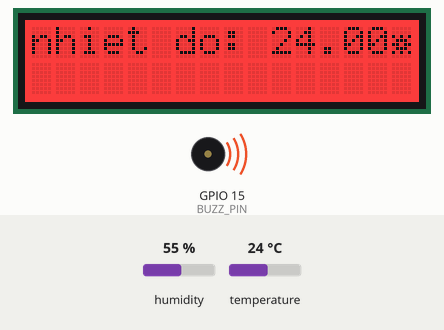
A sketch run on a simulated ESP32. On the bench: 16×2 character LCD, buzzer (waves = sounding). Inputs (shaded band) come from the test bench; at power-on: temperature 24 °C, humidity 55 %. WiFi joins after 1.5 s; servers stay silent unless stated; uploads are accepted with an empty reply; the local clock reads 2024-03-15 10:24:30 at power-on unless the sketch sets it; what the sketch prints to the serial monitor is not drawn.

Above: at 6.5 s.
6.6 s: temperature set to 6.3 °C
At 11.8 s:
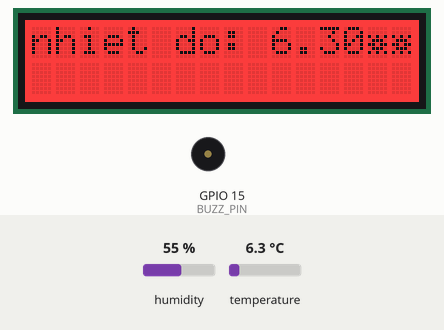
12.7 s: temperature set to 5.2 °C
At 17.3 s:
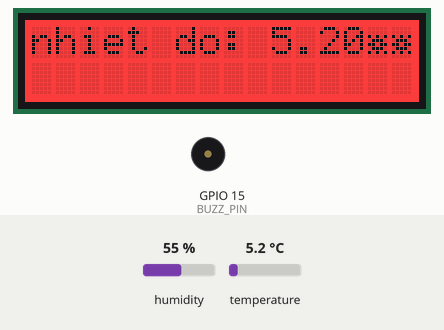
17.9 s: temperature set to 12 °C
At 24.0 s:
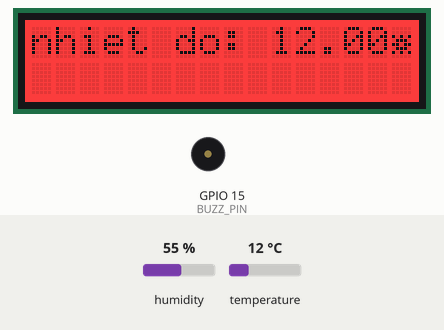
Timing chart, 0 to 29.4 s (numbered marks = the images above; inputs shaded):
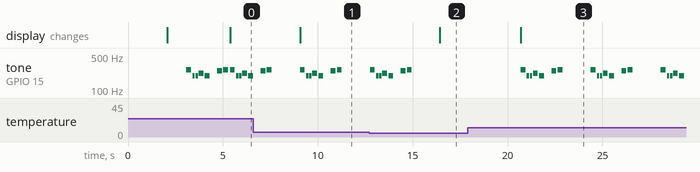

Measured:
- after the input at 6.6 s, the display: changes after 2.5 s (image 1)
- after the input at 12.7 s, tone on GPIO 15 (BUZZ_PIN): goes on until 15.0 s, then stays silent; the display: changes after 3.7 s (image 2)
- after the input at 17.9 s, tone on GPIO 15 (BUZZ_PIN): silent → 262 Hz after 2.8 s, then repeats every 3.7 s: silent 0.08 s, 2 × (196 Hz 0.12 s, silent 0.04 s), 220 Hz 0.25 s, silent 0.08 s, 196 Hz 0.25 s, silent 0.40 s, 247 Hz 0.25 s, silent 0.08 s, 262 Hz 0.25 s, silent 1.5 s, 262 Hz 0.25 s; the display: changes after 2.8 s (image 3)
- by itself, tone on GPIO 15 (BUZZ_PIN): plays 247 Hz for 0.25 s, 262 Hz for 0.25 s, 262 Hz for 0.25 s, 196 Hz for 0.12 s, 196 Hz for 0.12 s, 220 Hz for 0.25 s … (9 notes in this stretch)

The sketch:

DHT22_LCD.ino
```cpp
#include <Wire.h>
#include "rgb_lcd.h"
#include "DHT.h"
#include <WiFi.h>
#include "time.h"
#include <HTTPClient.h>
#include "pitches.h"

#define DHT22_PIN 12
#define BUZZ_PIN 15

#define ssid "Tuan Dat"
#define password "tuandat2002"

String GOOGLE_SCRIPT_ID = "AKfycbyPB0AF9Rj3p9UwhNwhwzN9jTCXUlMQytnVkFzt276UJTxdnWahGmuFxrUNR3VeUPS1FQ";

const char* ntpServer = "pool.ntp.org";
const long  gmtOffset_sec = 25200;
const int   daylightOffset_sec = 0;

DHT dht22(DHT22_PIN, DHT22);

rgb_lcd lcd;
const int colorR = 255;
const int colorG = 0;
const int colorB = 0;

byte flame[8]={
  0b00010,
  0b00110,
  0b01111,
  0b01110,
  0b11101,
  0b11111,
  0b11011,
  0b01010
};

byte snow[8]={
  0b00000,
  0b00000,
  0b10101,
  0b01110,
  0b11011,
  0b01110,
  0b10101,
  0b00000
};

float temp(){
  float tempC=dht22.readTemperature();
  return tempC;
}

int melody[] = {
  NOTE_C4, NOTE_G3, NOTE_G3, NOTE_A3, NOTE_G3, 0, NOTE_B3, NOTE_C4
};

int noteDurations[] = {
  4, 8, 8, 4, 4, 4, 4, 4
};

void setup(){
  Serial.begin(9600);

  WiFi.begin(ssid, password);
  Serial.print("Connecting to WiFi");
  while (WiFi.status() != WL_CONNECTED) {
    Serial.print('.');
    delay(1000);
  }
  Serial.println(WiFi.localIP());

  dht22.begin();

  configTime(gmtOffset_sec, daylightOffset_sec, ntpServer);

  lcd.begin(16,2);
  lcd.setRGB(colorR,colorG,colorB);
  #if 1
    lcd.createChar(0,flame);
    lcd.createChar(1,snow);
  #endif

    delay(1000);
    for (int thisNote = 0; thisNote < 8; thisNote++) {
      int noteDuration = 1000 / noteDurations[thisNote];
      tone(BUZZ_PIN, melody[thisNote], noteDuration);
      int pauseBetweenNotes = noteDuration * 1.30;
      delay(pauseBetweenNotes);
      noTone(BUZZ_PIN);
    }
}

void loop(){

  lcd.setCursor(0,0);
  lcd.print("nhiet do: ");
  lcd.print(temp());
  lcd.write((unsigned char)1);

  if(temp()<=2||temp()>=6){
    for (int thisNote = 0; thisNote < 8; thisNote++) {
      int noteDuration = 1000 / noteDurations[thisNote];
      tone(BUZZ_PIN, melody[thisNote], noteDuration);
      int pauseBetweenNotes = noteDuration * 1.30;
      delay(pauseBetweenNotes);
      noTone(BUZZ_PIN);
    }
  }

  if (WiFi.status() == WL_CONNECTED) {
    static bool flag = false;
    struct tm timeinfo;
    if (!getLocalTime(&timeinfo)) {
      Serial.println("Failed to obtain time");
      return;
    }
    char timeStringBuff[50]; //50 chars should be enough
    strftime(timeStringBuff, sizeof(timeStringBuff), "%d", &timeinfo);
    String dasString(timeStringBuff);

    strftime(timeStringBuff, sizeof(timeStringBuff), "%B", &timeinfo);
    String masString(timeStringBuff);

    strftime(timeStringBuff, sizeof(timeStringBuff), "%Y", &timeinfo);
    String yasString(timeStringBuff);

    strftime(timeStringBuff, sizeof(timeStringBuff), "%H:%M:%S", &timeinfo);
    String tasString2(timeStringBuff);

    strftime(timeStringBuff, sizeof(timeStringBuff), "%H%M%S", &timeinfo);
    String tasString1(timeStringBuff);

    Serial.print("Time:");
    Serial.println(tasString1);
    Serial.println("day:");
    Serial.println(dasString);
    String urlFinal = "https://script.google.com/macros/s/"+GOOGLE_SCRIPT_ID+"/exec?"+"date=" + tasString1 + "&sensor=" + String(temp()) + "&day=" + dasString + "&month=" + masString + "&year=" + yasString +"&time=" +tasString2;
    Serial.print("POST data to spreadsheet:");
    Serial.print("POST data to spreadsheet:");
    Serial.println(urlFinal);
    HTTPClient http;
    http.begin(urlFinal.c_str());
    http.setFollowRedirects(HTTPC_STRICT_FOLLOW_REDIRECTS);
    int httpCode = http.GET();
    Serial.print("HTTP Status Code: ");
    Serial.println(httpCode);
    //---------------------------------------------------------------------
    //getting response from google sheet
    String payload;
    if (httpCode > 0) {
        payload = http.getString();
        Serial.println("Payload: "+payload);
    }
    //---------------------------------------------------------------------
    http.end();
  }
  delay(1000);
  }
```

pitches.h
```cpp
/*************************************************

 * Public Constants

 *************************************************/

#define NOTE_B0  31
#define NOTE_C1  33
#define NOTE_CS1 35
#define NOTE_D1  37
#define NOTE_DS1 39
#define NOTE_E1  41
#define NOTE_F1  44
#define NOTE_FS1 46
#define NOTE_G1  49
#define NOTE_GS1 52
#define NOTE_A1  55
#define NOTE_AS1 58
#define NOTE_B1  62
#define NOTE_C2  65
#define NOTE_CS2 69
#define NOTE_D2  73
#define NOTE_DS2 78
#define NOTE_E2  82
#define NOTE_F2  87
#define NOTE_FS2 93
#define NOTE_G2  98
#define NOTE_GS2 104
#define NOTE_A2  110
#define NOTE_AS2 117
#define NOTE_B2  123
#define NOTE_C3  131
#define NOTE_CS3 139
#define NOTE_D3  147
#define NOTE_DS3 156
#define NOTE_E3  165
#define NOTE_F3  175
#define NOTE_FS3 185
#define NOTE_G3  196
#define NOTE_GS3 208
#define NOTE_A3  220
#define NOTE_AS3 233
#define NOTE_B3  247
#define NOTE_C4  262
#define NOTE_CS4 277
#define NOTE_D4  294
#define NOTE_DS4 311
#define NOTE_E4  330
#define NOTE_F4  349
#define NOTE_FS4 370
#define NOTE_G4  392
#define NOTE_GS4 415
#define NOTE_A4  440
#define NOTE_AS4 466
#define NOTE_B4  494
#define NOTE_C5  523
#define NOTE_CS5 554
#define NOTE_D5  587
#define NOTE_DS5 622
#define NOTE_E5  659
#define NOTE_F5  698
#define NOTE_FS5 740
#define NOTE_G5  784
#define NOTE_GS5 831
#define NOTE_A5  880
#define NOTE_AS5 932
#define NOTE_B5  988
#define NOTE_C6  1047
#define NOTE_CS6 1109
#define NOTE_D6  1175
#define NOTE_DS6 1245
#define NOTE_E6  1319
#define NOTE_F6  1397
#define NOTE_FS6 1480
#define NOTE_G6  1568
#define NOTE_GS6 1661
#define NOTE_A6  1760
#define NOTE_AS6 1865
#define NOTE_B6  1976
#define NOTE_C7  2093
#define NOTE_CS7 2217
#define NOTE_D7  2349
#define NOTE_DS7 2489
#define NOTE_E7  2637
#define NOTE_F7  2794
#define NOTE_FS7 2960
#define NOTE_G7  3136
#define NOTE_GS7 3322
#define NOTE_A7  3520
#define NOTE_AS7 3729
#define NOTE_B7  3951
#define NOTE_C8  4186
#define NOTE_CS8 4435
#define NOTE_D8  4699
#define NOTE_DS8 4978
```
